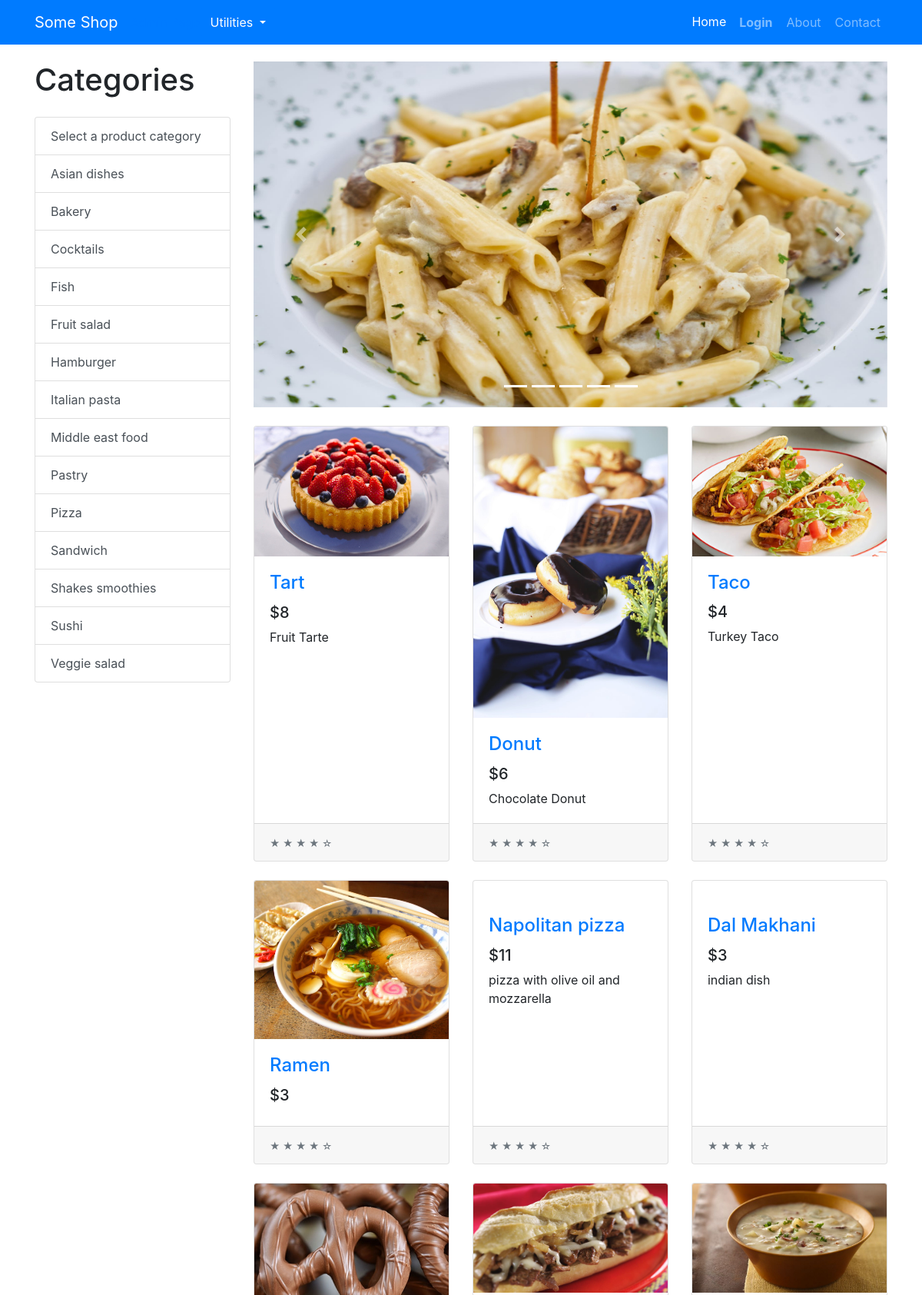
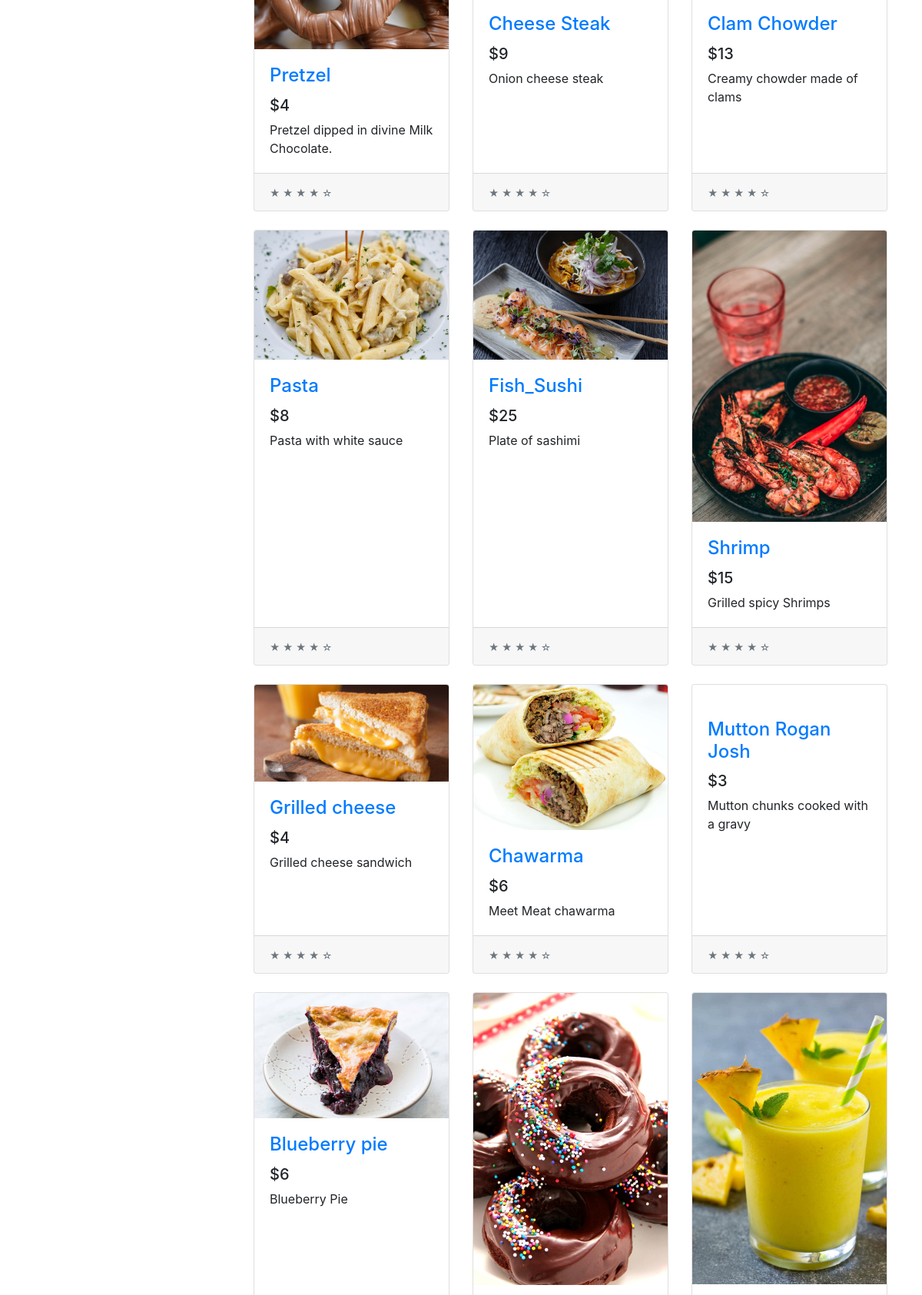
The page / (upper part) on the database its author committed (2 pictures, top to bottom).
### tables this page shows
CREATE TABLE PRODUCT (ID VARCHAR, NAME VARCHAR, PRICE INTEGER, DESCRIPTION TEXT, IMAGE TEXT, TAGS TEXT, SCORE REAL);

### app.py (the view)
@app.route("/")
def home():
    products = get_all_products()
    sorted_products = products.copy()
    random.shuffle(products)
    tags = get_product_tags()
    return render_template("index.html",
                            products=products,
                            tags=tags,
                            chosen_products=sorted_products[:5],
                            os=os,
                            len=len,
                            range=range,
                            enumerate=enumerate)

### common/database.py (called while the page is built)
    @classmethod
    def get_all_products(cls, formalize=True):
        cursor = cls.DATABASE.execute("SELECT * FROM PRODUCT ORDER BY SCORE DESC")
        returned_data = cursor.fetchall()
        if not returned_data:
            return None
        if not formalize:
            return returned_data
        data = []
        for item in returned_data:
            d = {}
            for i, field in enumerate(cls.PRODUCT_FIELDS):
                d[field.lower()] = item[i]
            data.append(d)
        return data

    @classmethod
    def get_product_tags(cls):
        data = cls.get_all_products()
        return sorted({ d['tags'] for d in data })

### models/products/product.py (called while the page is built)
def get_all_products(formalize=True):
    products = Database.get_all_products(formalize=formalize)
    if not formalize:
        return products
    return [ Product(**product) for product in products ]

def get_product_tags():
    return Database.get_product_tags()

### templates/index.html (shortened to what this page needs)
{% extends "base.html" %}
{% block content %}
<div class="container">
    <div class="row">
        <div class="col-lg-3">
            <h1 class="my-4">
                {% if category %}
                {{category.replace("_", " ").capitalize()}}
                {% else %}
                Categories
                {% endif %}
            </h1>
            <div class="list-group" id="list-tab" role="tablist">
                {% for tag in tags %}
                {% if category == tag %}
                <a class="list-group-item list-group-item-action active" href="{{url_for('categories', category=tag)}}"
                    aria-controls="home">{{tag.replace("_", " ").capitalize()}}</a>
                {% else %}
                <a class="list-group-item list-group-item-action" href="{{url_for('categories', category=tag)}}"
                    aria-controls="home">{{tag.replace("_", " ").capitalize()}}</a>
                {% endif %}
                {% endfor %}
            </div>
        </div>
        <div class="col-lg-9">
            <div id="carouselExampleIndicators" class="carousel slide my-4" data-ride="carousel">
                <ol class="carousel-indicators">
                    {% for i in range(len(chosen_products)) %}
                    <li data-target="#carouselExampleIndicators" data-slide-to="{{i}}" class="active"></li>
                    {% endfor %}
                </ol>
                <div class="carousel-inner" role="listbox">
                    {% for i, product in enumerate(chosen_products) %}
                        {% if i == 0 %}
                        <div class="carousel-item active">
                        {% else %}
                        <div class="carousel-item">
                            {% endif %}
                            <a href="{{url_for('product.product', product_id=product.id)}}">
                                <img class="d-block img-fluid carousel-img"
                                    src="{{url_for('static', filename='img/products/{}'.format(os.path.basename(product.image)))}}"
                                    alt="slide">
                            </a>
                        </div>
                        {% endfor %}
                    </div>
                    <a class="carousel-control-prev" href="#carouselExampleIndicators" role="button" data-slide="prev">
                        <span class="carousel-control-prev-icon" aria-hidden="true"></span>
                    </a>
                    <a class="carousel-control-next" href="#carouselExampleIndicators" role="button" data-slide="next">
                        <span class="carousel-control-next-icon" aria-hidden="true"></span>
                    </a>
                </div>
                <div class="row">
                    {% for product in products %}
                    <div class="col-lg-4 col-md-6 mb-4">
                        <div class="card h-100">
                            <a href="{{url_for('product.product', product_id=product.id)}}"><img class="card-img-top"
                                    src="{{url_for('static', filename='img/products/{}'.format(os.path.basename(product.image)))}}"
                                    alt=""></a>
                            <div class="card-body">
                                <h4 class="card-title">
                                    <a href="{{url_for('product.product', product_id=product.id)}}">{{product.name}}</a>
                                </h4>
                                <h5>${{product.price}}</h5>
                                <p class="card-text">{{product.description}}</p>
                            </div>
                            <div class="card-footer">
                                <small class="text-muted">&#9733; &#9733; &#9733; &#9733; &#9734;</small>
                            </div>
                        </div>
                    </div>
                    {% endfor %}
                </div>
            </div>
        </div>
    </div>
    {% endblock content %}

### static/css/shop-homepage.css (style rules this page uses)
body { padding-top: 56px; }

### templates/index.html (style rules this page uses)
.carousel-img { width: 900px; height: 450px; }

### rows shown on the page
PRODUCT: replace "Select a product category"
PRODUCT: replace "Asian dishes"
PRODUCT: replace "Bakery"
PRODUCT: replace "Cocktails"
PRODUCT: replace "Fish", IMAGE (picture), name "Shrimp", price "15", description "Grilled spicy Shrimps"
PRODUCT: replace "Fruit salad"
PRODUCT: replace "Hamburger"
PRODUCT: replace "Italian pasta", IMAGE (picture), name "Pasta", price "8", description "Pasta with white sauce"
PRODUCT: replace "Middle east food"
PRODUCT: replace "Pastry"
PRODUCT: replace "Pizza"
PRODUCT: replace "Sandwich"
PRODUCT: replace "Shakes smoothies"
PRODUCT: replace "Sushi", IMAGE (picture), name "Fish_Sushi", price "25", description "Plate of sashimi"
PRODUCT: replace "Veggie salad"
PRODUCT: IMAGE (picture), name "Tart", price "8", description "Fruit Tarte"
PRODUCT: IMAGE (picture), name "Donut", price "6", description "Chocolate Donut"
PRODUCT: IMAGE (picture), name "Taco", price "4", description "Turkey Taco"
PRODUCT: IMAGE (picture), name "Ramen", price "3"
PRODUCT: name "Napolitan pizza", price "11", description "pizza with olive oil and mozzarella"
PRODUCT: name "Dal Makhani", price "3", description "indian dish"
PRODUCT: IMAGE (picture), name "Pretzel", price "4", description "Pretzel dipped in divine Milk Chocolate."
PRODUCT: IMAGE (picture), name "Cheese Steak", price "9", description "Onion cheese steak"
PRODUCT: IMAGE (picture), name "Clam Chowder", price "13", description "Creamy chowder made of clams"
PRODUCT: IMAGE (picture), name "Grilled cheese", price "4", description "Grilled cheese sandwich"
PRODUCT: IMAGE (picture), name "Chawarma", price "6", description "Meet Meat chawarma"
PRODUCT: name "Mutton Rogan Josh", price "3", description "Mutton chunks cooked with a gravy"
PRODUCT: IMAGE (picture), name "Blueberry pie", price "6", description "Blueberry Pie"
PRODUCT: IMAGE (picture)
PRODUCT: IMAGE (picture)
